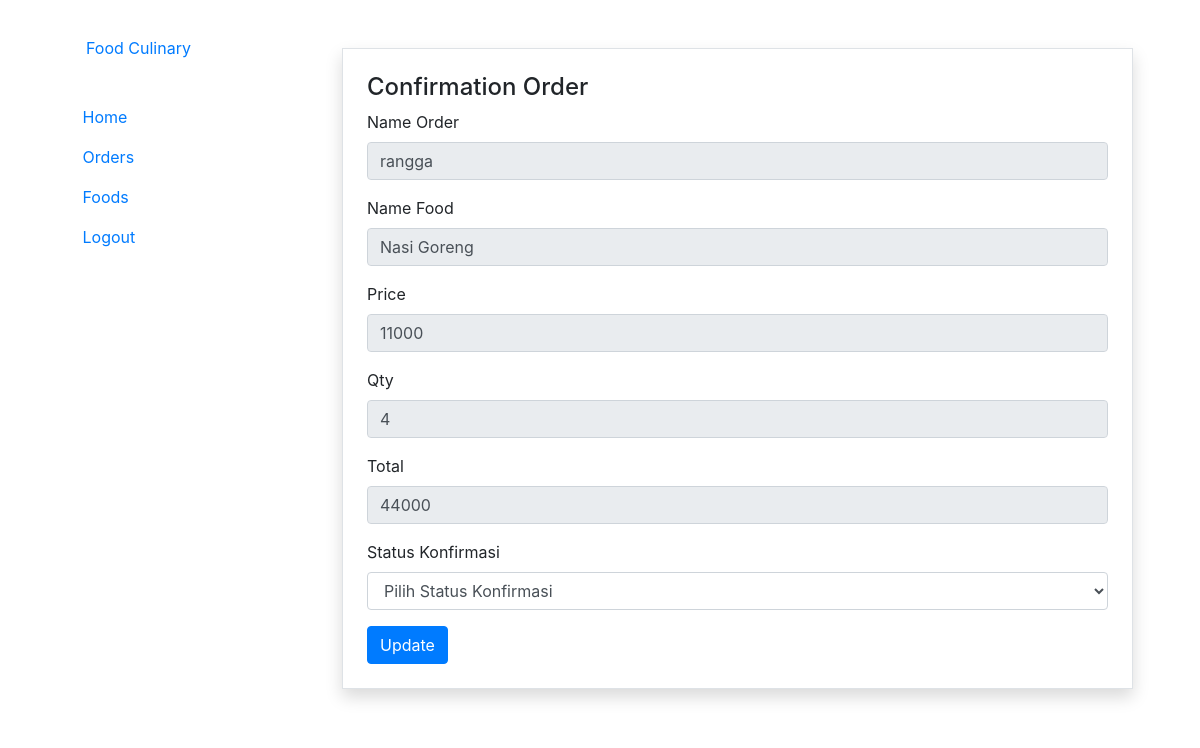
The page /admin/order/edit.php?id=1 on the database its author committed.
### tables this page shows
CREATE TABLE `orders` (
  `id` int NOT NULL,
  `name_order` varchar(225) DEFAULT NULL,
  `food_id` int NOT NULL,
  `name_food` varchar(225) DEFAULT NULL,
  `price` varchar(225) NOT NULL,
  `qty` varchar(225) NOT NULL,
  `total` varchar(225) NOT NULL,
  `status` int NOT NULL,
  `created_at` timestamp NULL DEFAULT NULL,
  `updated_at` timestamp NULL DEFAULT NULL
);

### admin/order/edit.php (the view, shortened to what this page needs)
<!DOCTYPE html>
<html lang="en">
<head>
    <link rel="stylesheet" href="../../asset/css/bootstrap.css">
    <link rel="stylesheet" href="../../asset/css/bootstrap.min.css">
</head>
<body class="responsive">
<div class="container mt-3">
    <div class="row">
        <div class="d-flex flex-column flex-shrink-0 p-3 bg-white" style="width: 280px;">
    <a href="../index.php" class="d-flex align-items-center mb-3 mb-md-0 me-md-auto link-dark text-decoration-none">
      <svg class="bi me-2" width="40" height="32"><use xlink:href="#bootstrap"></use></svg>
      <span class="fs-4">Food Culinary</span>
    </a>
    <ul class="nav nav-pills flex-column mb-auto">
      <li class="nav-item">
        <a href="../index.php" class="nav-link" aria-current="page">
          <svg class="bi me-2" width="16" height="16"><use xlink:href="#home"></use></svg>
          Home
        </a>
      </li>
      <li>
        <a href="../orders.php" class="nav-link link-dark">
          <svg class="bi me-2" width="16" height="16"><use xlink:href="#table"></use></svg>
          Orders
        </a>
      </li>
      <li>
        <a href="../foods.php" class="nav-link link-dark">
          <svg class="bi me-2" width="16" height="16"><use xlink:href="#grid"></use></svg>
          Foods
        </a>
      </li>
      <li>
        <a href="../logout.php" class="nav-link link-dark">
          <svg class="bi me-2" width="16" height="16"><use xlink:href="#people-circle"></use></svg>
          Logout
        </a>
      </li>
    </ul>
  </div>
        <div class="col col-lg-9 p-4">
            <div class="border rounded-md shadow p-4 m-2">
                <h4>Confirmation Order </h4>
                <div class="row">
                    <div class="col">
                        <form action="./update.php" method="POST" enctype="multipart/form-data">
                        <?php
                            $id_order = $_GET['id'];
                            $conn = mysqli_connect('localhost', 'root', '', 'food_culinary');
                            $query = mysqli_query($conn, "SELECT * FROM orders WHERE id='$id_order'");
                            $baris = mysqli_fetch_assoc($query);
                        ?>
                            <div class="form-group">
                                <label for="nameorder">Name Order</label>
                                <input name="name_order" type="text" class="form-control" id="name_order" value="<?= $baris['name_order']; ?>" readonly>
                            </div>
                            <div class="form-group">
                                <label for="name">Name Food</label>
                                <input type="text" name="name_food" id="name_food" class="form-control" value="<?= $baris['name_food']; ?>" readonly>
                            </div>
                            <div class="form-group">
                                <label for="price">Price</label>
                                <input name="price" type="text" class="form-control" id="price" value="<?= $baris['price']; ?>" readonly>
                            </div>
                            <div class="form-group">
                                <label for="qty">Qty</label>
                                <input name="qty" type="text" class="form-control" id="qty" value="<?= $baris['qty']; ?>" readonly>
                            </div>
                            <div class="form-group">
                                <label for="total">Total</label>
                                <input name="total" type="text" class="form-control" id="total" value="<?= $baris['total']; ?>" readonly>
                            </div>
                            <div class="form-group">
                                <label for="category">Status Konfirmasi</label>
                                <select name="category" id="category" class="form-control">
                                    <option value="">Pilih Status Konfirmasi</option>
                                </select>
                            </div>
                            <input type="submit" name="update" id="update" value="Update" class="btn btn-primary mr-2">
                        </form>
                    </div>
                </div>
            </div>
        </div>
    </div>
</div>
</body>
</html>

### rows shown on the page
orders: name_order "rangga", name_food "Nasi Goreng", price "11000", qty "4", total "44000"
